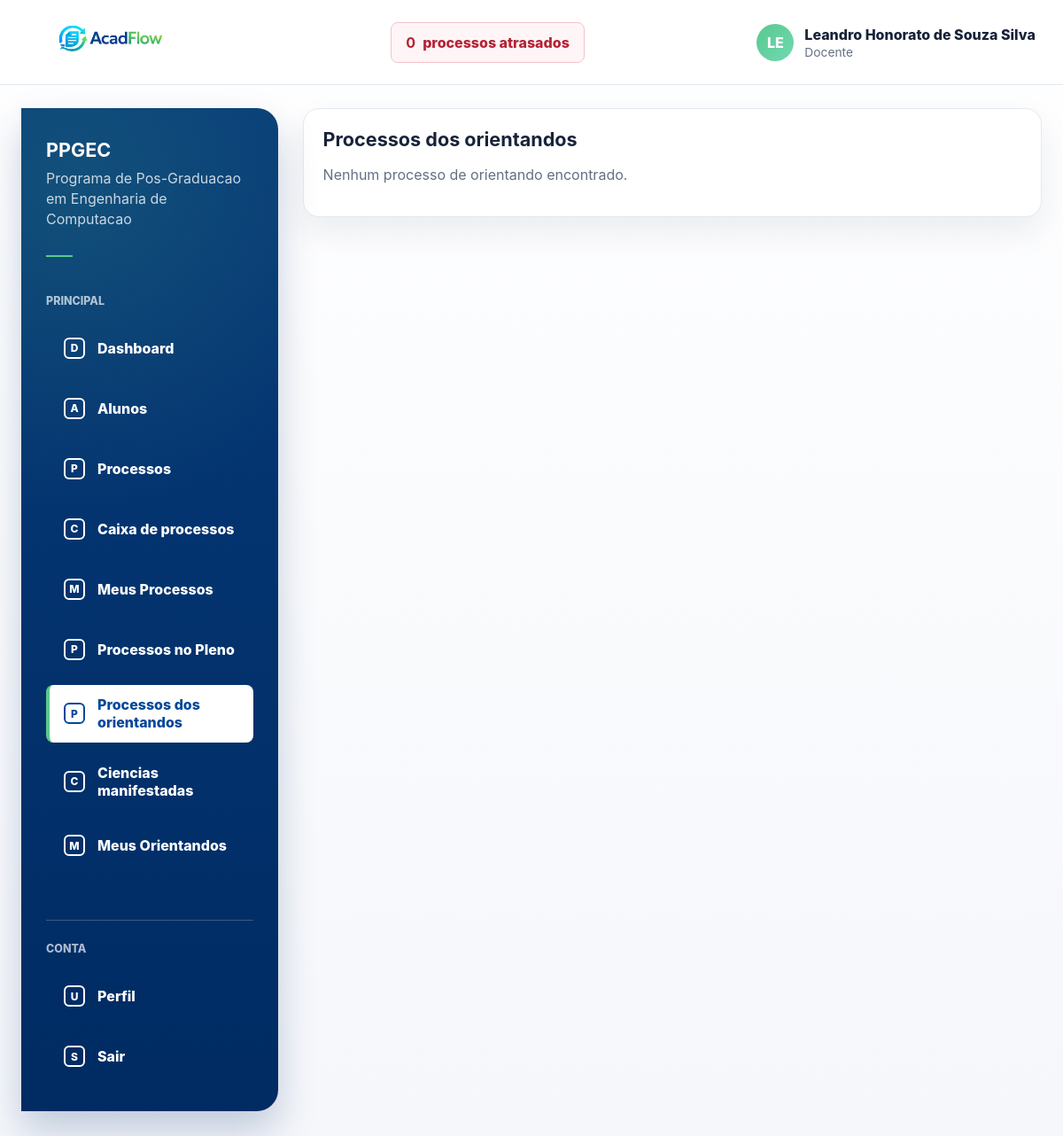
Screenshot of /menu/processos-orientandos/ (signed in) with the database file from the repository.
### processos/models.py (models this page shows, shortened)
class User(AbstractUser):
    class TipoUsuario(models.TextChoices):
        ALUNO = "ALUNO", "Aluno"
        DOCENTE = "DOCENTE", "Docente"
        SERVIDOR = "SERVIDOR", "Servidor"
    username = None
    first_name = None
    last_name = None
    nome = models.CharField(max_length=255)
    email = models.EmailField(unique=True)
    tipo_usuario = models.CharField(
        max_length=20,
        choices=TipoUsuario.choices,
        default=TipoUsuario.SERVIDOR,
    )
    USERNAME_FIELD = "email"
    REQUIRED_FIELDS = ["nome"]
    objects = UserManager()
    class Meta:
        ordering = ["nome", "email"]

### processos/views.py (the view)
# urls.py: path("menu/processos-orientandos/", menu_processos_orientandos_view, name="menu_processos_orientandos"),
@login_required
def menu_processos_orientandos_view(request):
    if request.user.tipo_usuario != User.TipoUsuario.DOCENTE:
        raise PermissionDenied("Acesso restrito a docentes.")
    orientandos = Aluno.objects.filter(orientador=request.user)
    processos_orientandos = (
        Processo.objects.select_related("usuario_criado_por", "setor_atual")
        .filter(usuario_criado_por__in=orientandos.values("id"))
        .order_by("-data_criacao")
    )
    return render(
        request,
        "processos/menu_processos_orientandos.html",
        {
            "processos_orientandos": processos_orientandos,
            "is_coordenador": _is_coordenador(request.user),
            "has_gestao_access": _has_gestao_access(request.user),
            "can_view_dashboard": _can_view_dashboard(request.user),
            "can_view_processos": _can_view_processos(request.user),
            "can_view_caixa": _can_view_caixa(request.user),
            "show_side_menu": True,
            "side_menu_title": "Menu",
            "side_menu_items": _menu_lateral_home(request.user),
        },
    )

### processos/context_processors.py (called while the page is built)
def processos_atrasados(request):
    if not request.user.is_authenticated:
        return {}
    return {
        "processos_atrasados_count": processos_atrasados_queryset(request.user).count(),
        "processos_atrasados_url": processos_atrasados_url(request.user),
    }

### processos/services.py (called while the page is built, shortened)
def processos_atrasados_base_queryset():
    return Processo.objects.filter(
        prazo_limite__lt=timezone.localdate(),
    ).exclude(status=Processo.StatusProcesso.FINALIZADO)

def processos_atrasados_queryset(user):
    queryset = processos_atrasados_base_queryset()
    if not user.is_authenticated:
        return queryset.none()
    if user.tipo_usuario == User.TipoUsuario.SERVIDOR:
        return queryset
    if user.tipo_usuario == User.TipoUsuario.DOCENTE:
        is_coordenador = Docente.objects.filter(pk=user.pk, coordenador=True).exists()
        if is_coordenador:
            return queryset
    return queryset.filter(usuario_criado_por=user)

def processos_atrasados_url(user):
    if user.is_authenticated and user.tipo_usuario in {User.TipoUsuario.SERVIDOR, User.TipoUsuario.DOCENTE}:
        if user.tipo_usuario == User.TipoUsuario.SERVIDOR or Docente.objects.filter(
            pk=user.pk,
            coordenador=True,
        ).exists():
            return f"{reverse('coordenacao_processos')}?atrasados=1"
    return f"{reverse('menu_meus_processos')}?my_atrasados=1"

### processos/views.py (called while the page is built)
def _is_docente(user):
    return user.is_authenticated and user.tipo_usuario == User.TipoUsuario.DOCENTE

def _is_coordenador(user):
    if not user.is_authenticated or user.tipo_usuario != User.TipoUsuario.DOCENTE:
        return False
    try:
        return bool(user.docente.coordenador)
    except Docente.DoesNotExist:
        return False

def _has_gestao_access(user):
    return _is_coordenador(user) or _is_servidor(user)

def _can_view_dashboard(user):
    return _has_gestao_access(user)

def _can_view_processos(user):
    return _is_coordenador(user) or _is_servidor(user)

def _can_view_caixa(user):
    return _is_docente(user) or _is_servidor(user)

### templates/processos/menu_processos_orientandos.html (shortened to what this page needs)
{% extends "base.html" %}
{% block content %}
<section class="card">
    <h1 class="section-title">Processos dos orientandos</h1>
    {% if processos_orientandos %}
        <ul class="list">
            {% for processo in processos_orientandos %}
                <li>
                    <div style="display: flex; align-items: center; justify-content: space-between; gap: 0.7rem; flex-wrap: wrap;">
                        <strong>{{ processo.numero }} - {{ processo.assunto }}</strong>
                        <a class="btn" href="{% url 'processo_detalhe' processo.id %}">Ver detalhes</a>
                    </div>
                    <small class="muted">Aluno: {{ processo.usuario_criado_por.nome }} | Status: {{ processo.get_status_display }} | Setor: {{ processo.setor_atual.nome }}</small>
                </li>
            {% endfor %}
        </ul>
    {% else %}
        <p class="muted">Nenhum processo de orientando encontrado.</p>
    {% endif %}
</section>
{% endblock %}

### templates/base.html (shortened to what this page needs)
{% load static %}
<!doctype html>
<html lang="pt-BR">
<head>
    <link rel="stylesheet" href="{% static 'css/app.css' %}">
</head>
<body>
<div class="app-shell">
    {% if user.is_authenticated %}
        <header class="topbar">
            <div class="container topbar-content">
                <a class="brand" href="{% url 'home' %}" aria-label="AcadFlow">
                    <img class="brand-logo" src="{% static 'img/acadflow-logo.png' %}" alt="AcadFlow">
                </a>
                <a class="overdue-link" href="{{ processos_atrasados_url }}">
                    <strong>{{ processos_atrasados_count|default:0 }}</strong>
                    <span>processos atrasados</span>
                </a>
                <details class="user-menu">
                    <summary class="user-chip">
                        <span class="avatar" aria-hidden="true">{{ user.nome|default:user.email|slice:":2"|upper }}</span>
                        <span class="user-meta">
                            <span class="user-name">{{ user.nome }}</span>
                            <span class="user-role">{{ user.get_tipo_usuario_display }}</span>
                        </span>
                    </summary>
                </details>
            </div>
        </header>
    {% endif %}
    <main class="main-area">
        <div class="container">
            {% if user.is_authenticated %}
                <div class="layout">
                    <aside class="sidebar" aria-label="Menu principal">
                        <div class="sidebar-program">
                            <strong>PPGEC</strong>
                            <span>Programa de Pos-Graduacao em Engenharia de Computacao</span>
                            <span class="sidebar-rule"></span>
                        </div>
                        <p class="sidebar-label">Principal</p>
                        <ul class="side-menu">
                            {% if can_view_dashboard %}
                                <li>
                                    <a class="{% if request.resolver_match.url_name == 'coordenacao_dashboard' %}is-active{% endif %}" href="{% url 'coordenacao_dashboard' %}">
                                        <span class="side-icon">D</span>
                                        Dashboard
                                    </a>
                                </li>
                            {% endif %}
                            {% if has_gestao_access %}
                                <li>
                                    <a class="{% if request.resolver_match.url_name == 'coordenacao_alunos' %}is-active{% endif %}" href="{% url 'coordenacao_alunos' %}">
                                        <span class="side-icon">A</span>
                                        Alunos
                                    </a>
                                </li>
                            {% endif %}
                            {% if can_view_processos %}
                                <li>
                                    <a class="{% if request.resolver_match.url_name == 'coordenacao_processos' %}is-active{% endif %}" href="{% url 'coordenacao_processos' %}">
                                        <span class="side-icon">P</span>
                                        Processos
                                    </a>
                                </li>
                            {% endif %}
                            {% if can_view_caixa %}
                                <li>
                                    <a class="{% if request.resolver_match.url_name == 'coordenacao_caixa_processos' %}is-active{% endif %}" href="{% url 'coordenacao_caixa_processos' %}">
                                        <span class="side-icon">C</span>
                                        Caixa de processos
                                    </a>
                                </li>
                            {% endif %}
                            {% if side_menu_items %}
                                {% for item in side_menu_items %}
                                    <li>
                                        <a class="{% if request.path == item.href %}is-active{% endif %}" href="{{ item.href }}">
                                            <span class="side-icon">{{ item.label|slice:":1" }}</span>
                                            {{ item.label }}
                                        </a>
                                    </li>
                                {% endfor %}
                            {% endif %}
                        </ul>
                        <div class="sidebar-footer">
                            <p class="sidebar-label">Conta</p>
                            <ul class="side-menu">
                                <li>
                                    <a class="{% if request.resolver_match.url_name == 'me' %}is-active{% endif %}" href="{% url 'me' %}">
                                        <span class="side-icon">U</span>
                                        Perfil
                                    </a>
                                </li>
                                <li>
                                    <form method="post" action="{% url 'logout' %}" class="side-form">
                                        <button type="submit">
                                            <span class="side-icon">S</span>
                                            Sair
                                        </button>
                                    </form>
                                </li>
                            </ul>
                        </div>
                    </aside>
                    <section class="content-area">
            {% endif %}
            {% block content %}{% endblock %}
            {% if user.is_authenticated %}
                    </section>
                </div>
            {% endif %}
        </div>
    </main>
</div>
</body>
</html>

### rows the page displays
User: nome "LE", nome "Leandro Honorato de Souza Silva", tipo_usuario "Docente"

### other values shown
{{ processos_atrasados_count|default:0 }} "0"
{{ item.label|slice:":1" }} "M" "P" "P" "C" "M"
{{ item.label }} "Meus Processos" "Processos no Pleno" "Processos dos orientandos" "Ciencias manifestadas" "Meus Orientandos"
